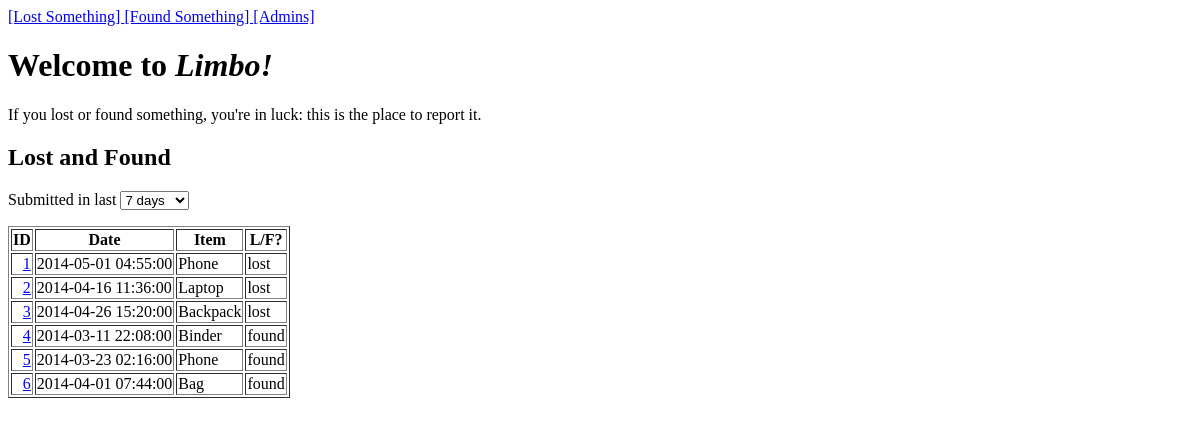
The page / on the database its author committed.
### tables this page shows
CREATE TABLE IF NOT EXISTS stuff (
	stuff_id                  INT           AUTO_INCREMENT,
	stuff_name                TEXT          NOT NULL,
	description               TEXT          NOT NULL,
	location                  TEXT          NOT NULL,
	room_lf                 INT            not null ,
	date_lf                 datetime          not null ,
	name                      text                not null, 
	phone                     int                  not null, 
	dorm                      text not null, 
	room_num                  int not null, 
	status                    SET ("found" , "lost"),
	claimed				   SET("claimed", "unclaimed"),
	PRIMARY KEY (stuff_id)
);

### includes/helpers.php (the view, shortened to what this page needs)
<?php
	function show_link_records($dbc) {
		$query = 'SELECT * FROM stuff' ;
		$results = mysqli_query( $dbc , $query ) ;
		if( $results ){
			echo '<TABLE  border="1">';
			echo '<TR>';
			echo '<TH>ID</TH>';
			echo '<TH>Date</TH>';
			echo '<TH>Item</TH>';
			echo '<TH>L/F?</TH>';
			echo '</TR>';
			while ( $row = mysqli_fetch_array( $results ) )
			{
				$alink = '<A HREF=ql.php?id=' . $row['stuff_id'] . '>' . $row['stuff_id'] . '</A>' ;
				echo '<TR>' ;
				echo '<TD ALIGN=right>' . $alink . '</TD>';
				echo '<TD>' . $row['date_lf'] . '</TD>';
				echo '<TD>' . $row['stuff_name'] . '</TD>';
				echo '<TD>' . $row['status'] . '</TD>';
				echo '</TR>' ;
			}
			echo '</TABLE>';
		}
	}
 ?>

### index.php (shortened to what this page needs)
<html>
	<head>
		<link href="css/css.css" rel="stylesheet" type="text/css">
	</head>
	<body>
		<div id="title" align=center-left>
			<a href="lost.html"> [Lost Something] </a>	 <a href="found.html"> [Found Something] </a> 	<a href="main_login.php"> [Admins] </a>
			<h1> Welcome to <i>Limbo!</i></h1>
			<p>If you lost or found something, you're in luck: this is the place to report it.</p>
		</div>
		<div id="query" align=center-left>
			<h2> Lost and Found </h2>
			<form action="">
				Submitted in last
				<select name="dateQuery">
					<option value="7" selected>7 days</option>
				</select>
			</form>
		</div>
	</body>
	<?php
		require( 'includes/helpers.php' ) ;
		$dbc = init('limbo_db');
		show_link_records($dbc);
	?>
</html>

### rows shown on the page
stuff: stuff_id "1", date_lf "2014-05-01 04:55:00", stuff_name "Phone", status "lost"
stuff: stuff_id "2", date_lf "2014-04-16 11:36:00", stuff_name "Laptop", status "lost"
stuff: stuff_id "3", date_lf "2014-04-26 15:20:00", stuff_name "Backpack", status "lost"
stuff: stuff_id "4", date_lf "2014-03-11 22:08:00", stuff_name "Binder", status "found"
stuff: stuff_id "5", date_lf "2014-03-23 02:16:00", stuff_name "Phone", status "found"
stuff: stuff_id "6", date_lf "2014-04-01 07:44:00", stuff_name "Bag", status "found"
